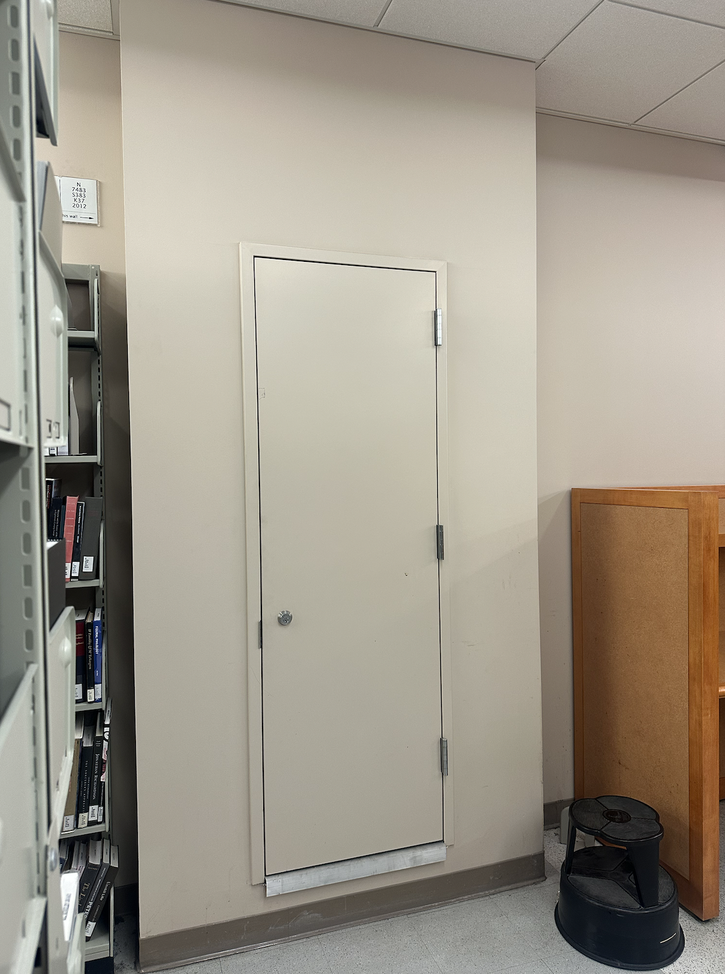
#> input picture proj3/door.png, 725 x 974 px, shrunk from 1146 x 1540 before the run
$ python harris.py
#> lines starting #> are read from the running program, lines starting #| are printed output that depends on the picture
import numpy as np
import matplotlib.pyplot as plt
from skimage.feature import corner_harris, peak_local_max
from skimage import io, color
from scipy.spatial.distance import cdist
import os

def get_harris_corners(im, edge_discard=20):
    """
    Detect Harris corners in a grayscale image.

    """
    assert edge_discard >= 20, "edge_discard must be at least 20"

    h = corner_harris(im, method='eps', sigma=1)

    coords = peak_local_max(h, min_distance=1)

    edge = edge_discard
    mask = (coords[:, 0] > edge) & \
           (coords[:, 0] < im.shape[0] - edge) & \
           (coords[:, 1] > edge) & \
           (coords[:, 1] < im.shape[1] - edge)
    coords = coords[mask].T

    return h, coords


def adaptive_non_maximal_suppression(corners, harris_response, num_corners=500):
    """
    Perform Adaptive Non-Maximal Suppression (ANMS) on detected corners.
    """
    n = corners.shape[1]

    if n <= num_corners:
        return corners

    strengths = harris_response[corners[0, :], corners[1, :]]

    radii = np.full(n, np.inf)

    for i in range(n):
        stronger_mask = strengths > strengths[i]

        if np.any(stronger_mask):
            stronger_coords = corners[:, stronger_mask].T
            current_coord = corners[:, i].reshape(1, -1)

            distances = cdist(current_coord, stronger_coords, metric='euclidean')
            radii[i] = np.min(distances)

    sorted_indices = np.argsort(-radii)
    selected_indices = sorted_indices[:num_corners]

    return corners[:, selected_indices]


def visualize_corners(image, corners, title="Detected Corners", save_path=None):
    """
    Visualize detected corners overlaid on the image.
    """
    plt.figure(figsize=(12, 8))

    if len(image.shape) == 2:
        plt.imshow(image, cmap='gray')
    else:
        plt.imshow(image)

    plt.plot(corners[1, :], corners[0, :], 'r+', markersize=8, markeredgewidth=2)
    plt.plot(corners[1, :], corners[0, :], 'yo', markersize=6,
             markerfacecolor='none', markeredgewidth=1.5)

    plt.title(f'{title} ({corners.shape[1]} corners)', fontsize=14)
    plt.axis('off')
    plt.tight_layout()

    if save_path:
        plt.savefig(save_path, dpi=150, bbox_inches='tight')
        print(f"Saved to {save_path}")

    plt.show()


def compare_harris_anms(image, num_anms_corners=500, edge_discard=20, save_prefix=None):
    """
    Compare Harris corner detection with and without ANMS.

    """

    if image.shape[-1] == 4:
        image = image[..., :3]
    gray = color.rgb2gray(image)

    h, corners_all = get_harris_corners(gray, edge_discard=edge_discard)

    corners_anms = adaptive_non_maximal_suppression(
        corners_all, h, num_corners=num_anms_corners
    )

    fig, axes = plt.subplots(1, 2, figsize=(20, 8))

    # All Harris corners
    axes[0].imshow(image if len(image.shape) == 3 else image,
                   cmap='gray' if len(image.shape) == 2 else None)
    axes[0].plot(corners_all[1, :], corners_all[0, :], 'r+',
                 markersize=6, markeredgewidth=1.5)
    axes[0].plot(corners_all[1, :], corners_all[0, :], 'yo',
                 markersize=4, markerfacecolor='none', markeredgewidth=1)
    axes[0].set_title(f'All Harris Corners ({corners_all.shape[1]} detected)',
                      fontsize=14, fontweight='bold')
    axes[0].axis('off')

    # ANMS corners
    axes[1].imshow(image if len(image.shape) == 3 else image,
                   cmap='gray' if len(image.shape) == 2 else None)
    axes[1].plot(corners_anms[1, :], corners_anms[0, :], 'r+',
                 markersize=8, markeredgewidth=2)
    axes[1].plot(corners_anms[1, :], corners_anms[0, :], 'yo',
                 markersize=6, markerfacecolor='none', markeredgewidth=1.5)
    axes[1].set_title(f'After ANMS ({corners_anms.shape[1]} selected)',
                      fontsize=14, fontweight='bold')
    axes[1].axis('off')

    plt.tight_layout()

    if save_prefix:
        comparison_path = f'{save_prefix}_harris_anms_comparison.png'
        plt.savefig(comparison_path, dpi=150, bbox_inches='tight')
        print(f"\nSaved comparison to {comparison_path}")

    plt.show()

    return corners_all, corners_anms

if __name__ == "__main__":
    image_path = 'door.png'
    image = io.imread(image_path)
#> image is the input picture: shape (974, 725, 4); mean R, G, B, A 158.6, 151.6, 138.5, 255

    os.makedirs("results", exist_ok=True)
    prefix = os.path.join("results", "door")

    corners_all, corners_anms = compare_harris_anms(
        image,
        num_anms_corners=500,
        edge_discard=20,
        save_prefix=prefix
    )
#> in compare_harris_anms, `gray = color.rgb2gray(image)`:
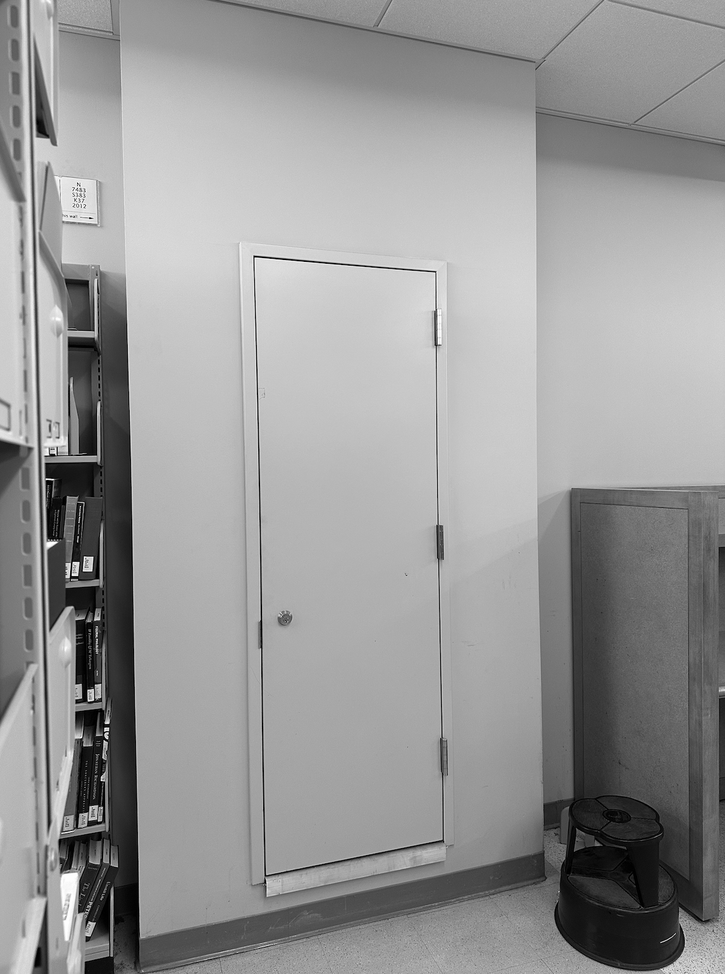
#> gray: shape (974, 725) float64; min 0, max 1, mean 0.596
#> in get_harris_corners, `h = corner_harris(im, method='eps', sigma=1)`:
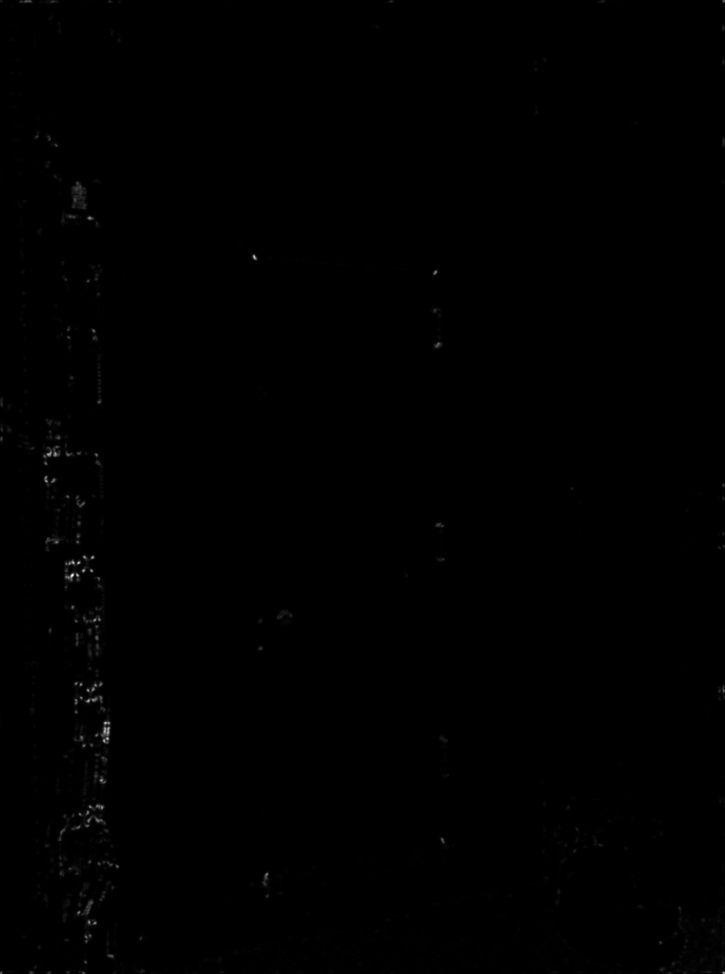
#> h: shape (974, 725) float64; min 7.99e-06, max 3.35, mean 0.0069; drawn with min black and max white
#> in get_harris_corners, `coords = peak_local_max(h, min_distance=1)`: coords = 20605 pairs, first value 1 to 972, second value 1 to 723
#> in adaptive_non_maximal_suppression, `strengths = harris_response[corners[0, :], corners[1, :]]`: strengths = 18700 values, max 3.35 at index 0, min 5e-05 at index 18699, mean 0.0175
#> the loop in adaptive_non_maximal_suppression, `for i in range(n):` made 18700 passes
#> (stronger_coords, current_coord, distances) on passes 2 to 5: ([[575, 72]], [[738, 107]], [166.7]), ([[575, 72], [738, 107]], [[257, 254]], [[366.4, 503]]), ([[575, 72], [738, 107], [257, 254]], [[562, 78]], [[14.32, 178.4, 352.1]]), ([[575, 72], [738, 107], [257, 254], [562, 78]], [[723, 105]], [[151.6, 15.13, 489.2, 163.2]])
#> (current_coord, distances) on passes 6 to 7: ([[700, 88]], [[126, 42.49, 473.1, 138.4, 28.6]]), ([[728, 108]], [[157.2, 10.05, 493.1, 168.7, 5.83, 34.41]])
#> in adaptive_non_maximal_suppression, `sorted_indices = np.argsort(-radii)`: sorted_indices = 18700 values, max 18699 at index 15220, min 0 at index 0, mean 9349.5
#> in adaptive_non_maximal_suppression, `selected_indices = sorted_indices[:num_corners]`: selected_indices = 500 values, max 14078 at index 441, min 0 at index 0, mean 4026.3
#> in compare_harris_anms, `plt.savefig(comparison_path, dpi=150, bbox_inches='tight')`:
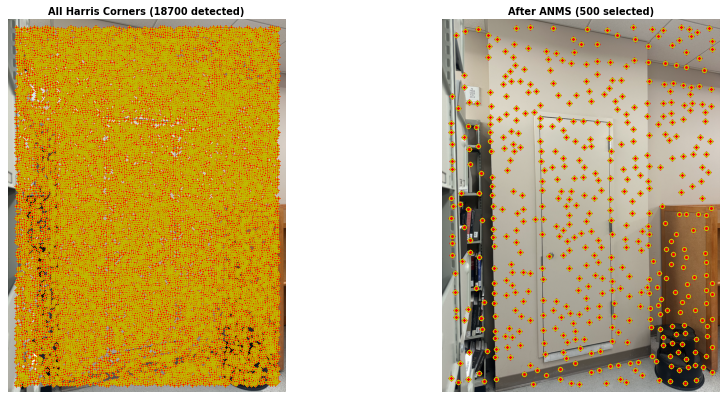
#> figure drawn by matplotlib, 2 panels

    visualize_corners(
        image, corners_all,
        title="All Harris Corners",
        save_path=os.path.join("results", "door_harris_all.png")
    )
#> in visualize_corners, `plt.savefig(save_path, dpi=150, bbox_inches='tight')`:
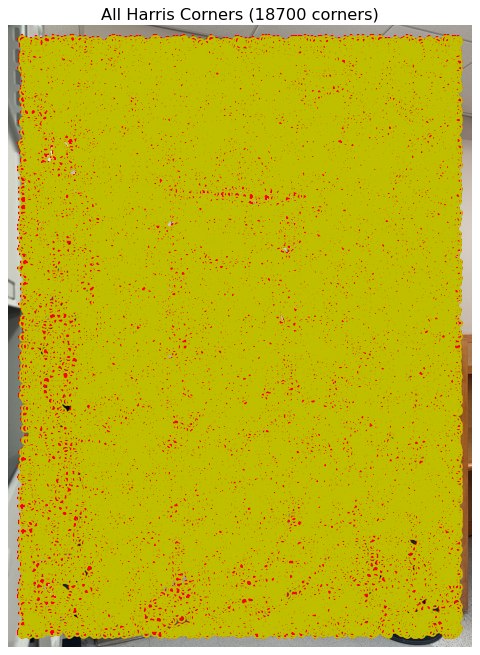
#> figure drawn by matplotlib, 1 panel

    visualize_corners(
        image, corners_anms,
        title="ANMS Selected Corners",
        save_path=os.path.join("results", "door_harris_anms.png")
    )
#> call 2 of visualize_corners, with corners = array of shape (2, 500), title = 'ANMS Selected Corners', save_path = 'results/door_harris_anms.png'
#> in visualize_corners (call 2), `plt.savefig(save_path, dpi=150, bbox_inches='tight')`:
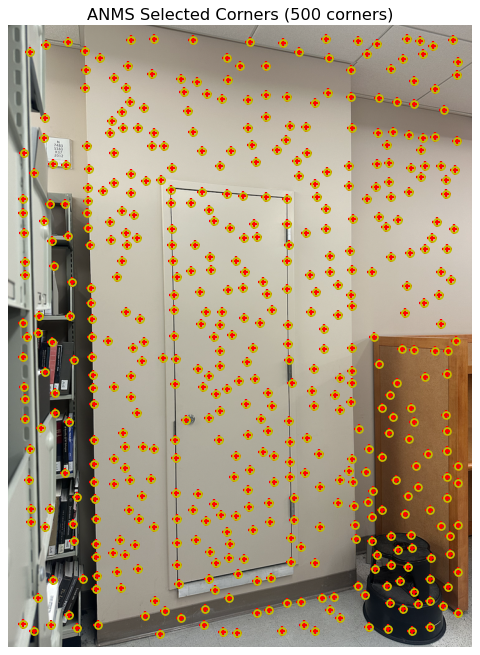
#> figure drawn by matplotlib, 1 panel

    plt.close('all')

$ run again, with proj3/clothes_comparison.png copied over proj3/door.png
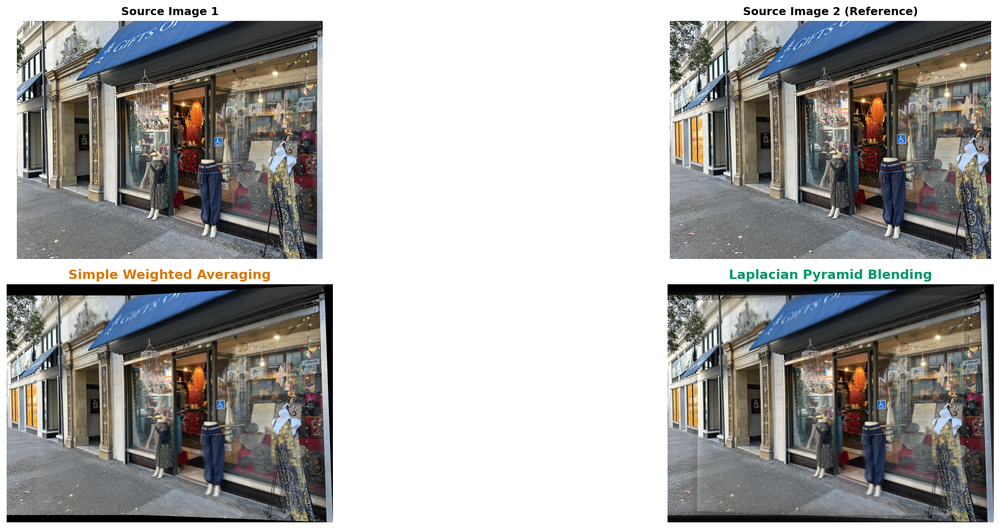
#> input picture proj3/clothes_comparison.png, 1000 x 529 px, shrunk from 2253 x 1191 before the run
#> image is the input picture: shape (529, 1000, 4); mean R, G, B, A 168.5, 167.7, 166, 255
#> image: shape (529, 1000, 3)
#> in get_harris_corners, `h = corner_harris(im, method='eps', sigma=1)`:
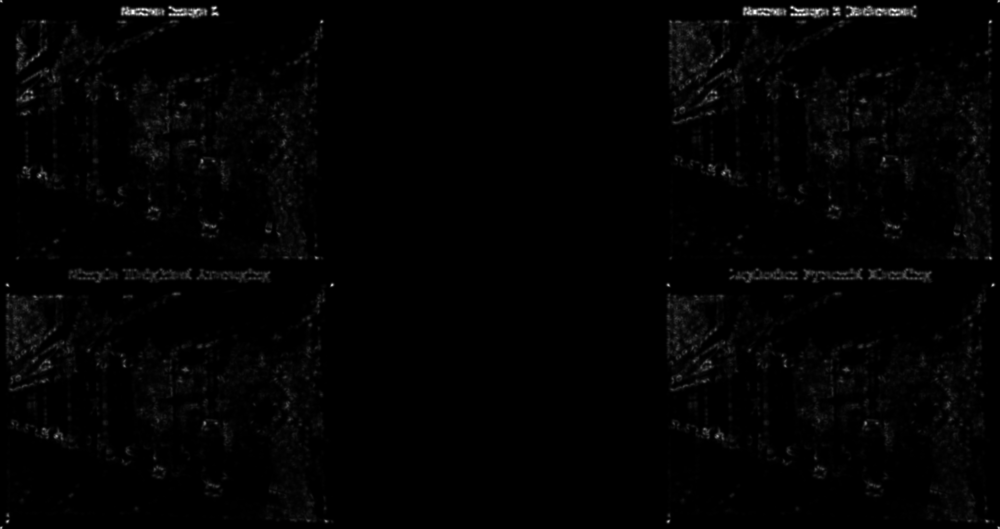
#> h: shape (529, 1000) float64; min 0, max 4.58, mean 0.0557; drawn with min black and max white
#> coords = 7539 pairs, first value 1 to 527, second value 1 to 998
#> strengths = 6992 values, max 3.39 at index 0, min 1.06e-05 at index 6991, mean 0.233
#> the loop in adaptive_non_maximal_suppression, `for i in range(n):` made 6992 passes
#> (stronger_coords, current_coord, distances) on passes 2 to 5: ([[285, 331]], [[285, 668]], [337]), ([[285, 331], [285, 668]], [[21, 321]], [[264.2, 436]]), ([[285, 331], [285, 668], [21, 321]], [[175, 39]], [[312, 638.5, 321.3]]), ([[285, 331], [285, 668], [21, 321], [175, 39]], [[173, 724]], [[408.6, 125.2, 430.7, 685]])
#> sorted_indices = 6992 values, max 6991 at index 1051, min 0 at index 0, mean 3495.5
#> selected_indices = 500 values, max 6557 at index 376, min 0 at index 0, mean 1534.3
#> in visualize_corners (call 2), `plt.savefig(save_path, dpi=150, bbox_inches='tight')`:
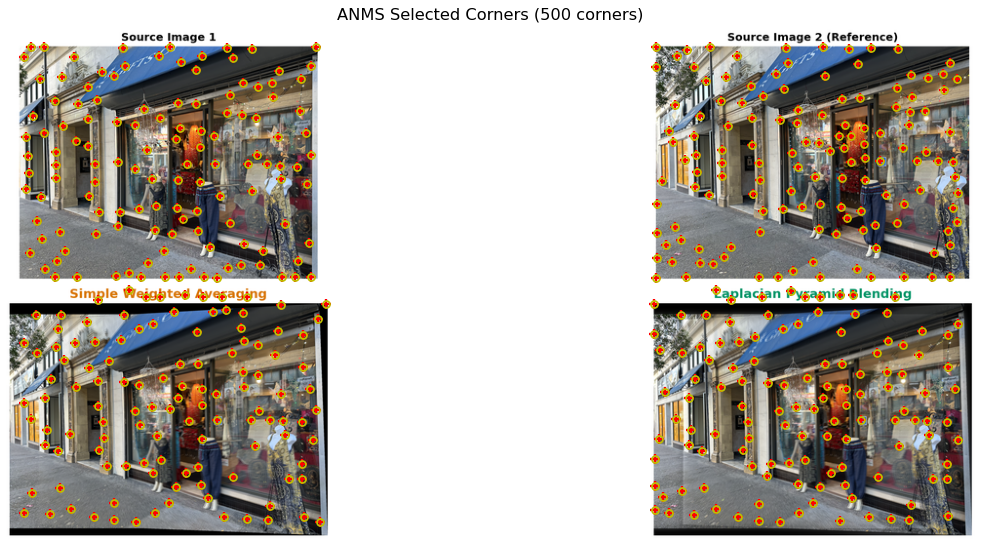
#> figure drawn by matplotlib, 1 panel

$ run again, with proj3/clothes_visualization.png copied over proj3/door.png
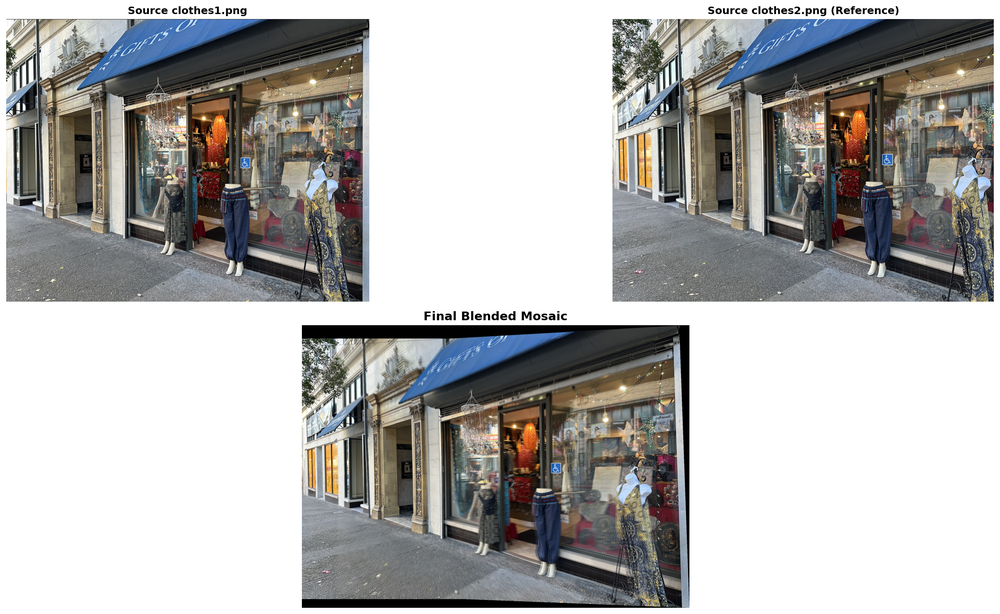
#> input picture proj3/clothes_visualization.png, 1000 x 614 px, shrunk from 2418 x 1484 before the run
#> image is the input picture: shape (614, 1000, 4); mean R, G, B, A 177.6, 176.9, 175.6, 255
#> image: shape (614, 1000, 3)
#> in get_harris_corners, `h = corner_harris(im, method='eps', sigma=1)`:
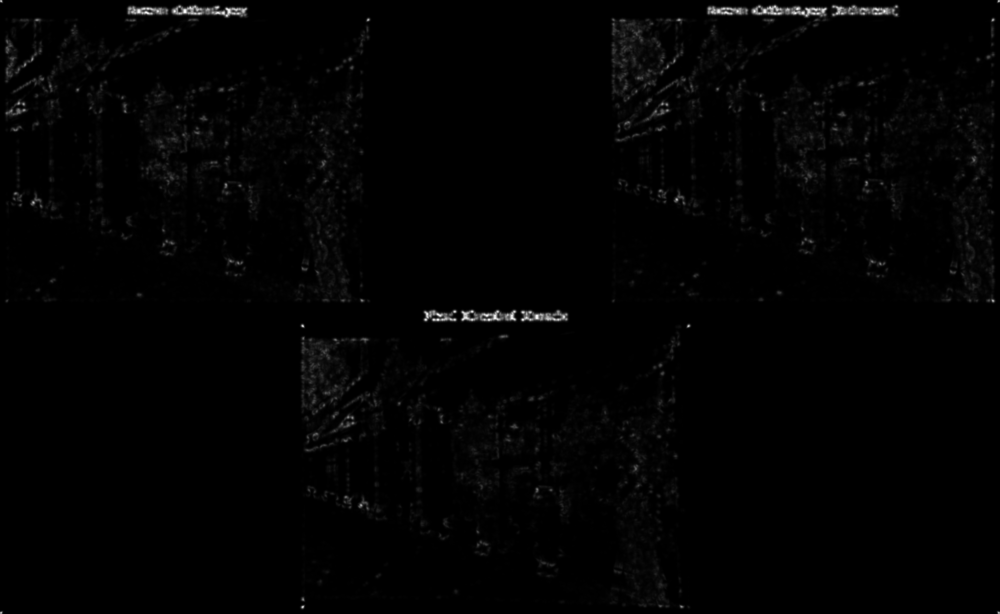
#> h: shape (614, 1000) float64; min 0, max 4.54, mean 0.0507; drawn with min black and max white
#> coords = 7836 pairs, first value 1 to 612, second value 1 to 998
#> strengths = 7372 values, max 4.44 at index 0, min 2.44e-05 at index 7371, mean 0.218
#> the loop in adaptive_non_maximal_suppression, `for i in range(n):` made 7372 passes
#> (stronger_coords, current_coord, distances) on passes 2 to 5: ([[317, 536]], [[315, 487]], [49.04]), ([[317, 536], [315, 487]], [[318, 512]], [[24.02, 25.18]]), ([[317, 536], [315, 487], [318, 512]], [[314, 438]], [[98.05, 49.01, 74.11]]), ([[317, 536], [315, 487], [318, 512], [314, 438]], [[314, 427]], [[109, 60.01, 85.09, 11]])
#> sorted_indices = 7372 values, max 7371 at index 4130, min 0 at index 0, mean 3685.5
#> selected_indices = 500 values, max 6748 at index 319, min 0 at index 0, mean 1591.5
#> in visualize_corners (call 2), `plt.savefig(save_path, dpi=150, bbox_inches='tight')`:
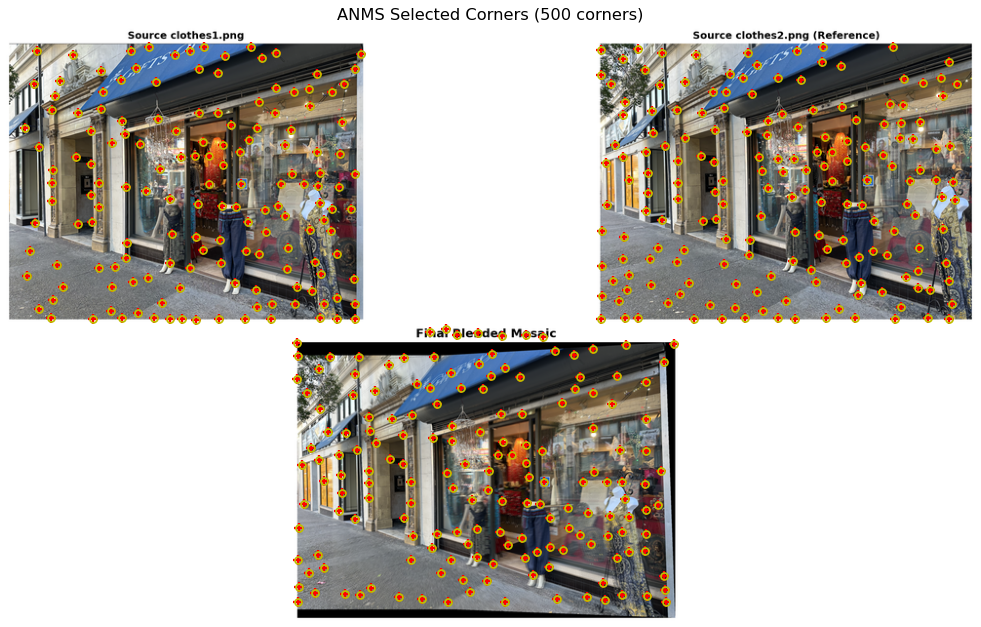
#> figure drawn by matplotlib, 1 panel
